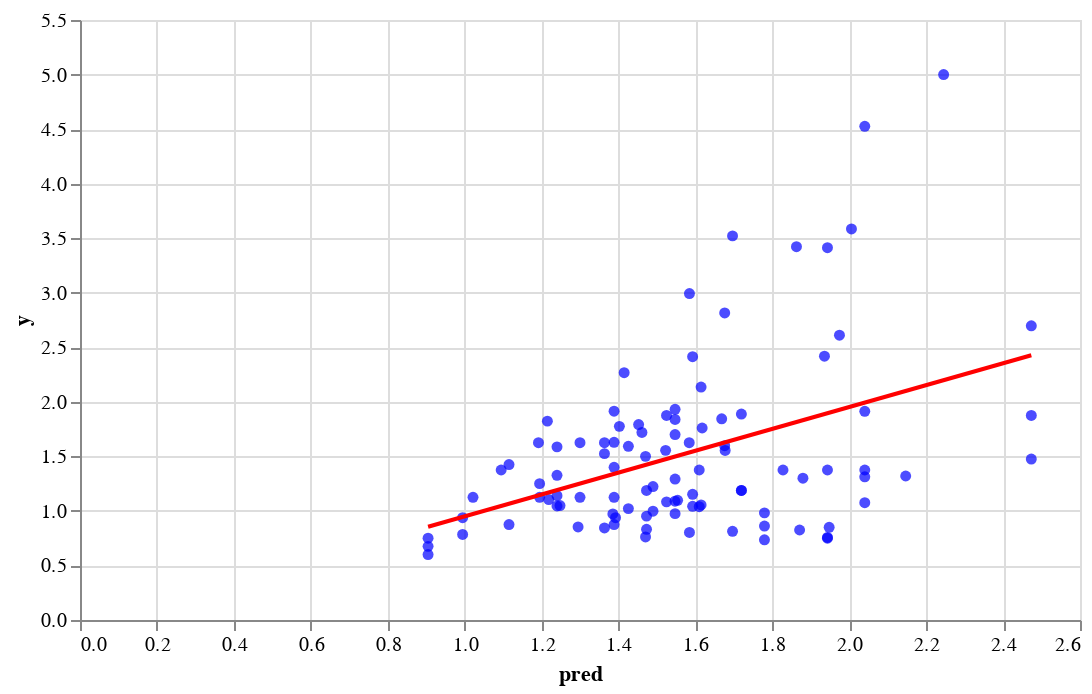

The cell this chart's notebook holds for it:
### Code cell
pred = mod.predict(X)

df = pl.DataFrame({'pred': pred, 'y': y})

scatter = alt.Chart(df).mark_circle(color='blue').encode(
    x='pred',
    y='y',
    tooltip=['pred', 'y']
).properties(width=500).interactive()

scatter + scatter.transform_regression('pred', 'y').mark_line(color='red')

### Figure 1 — Vega-Lite specification as saved in the notebook (floating-point values rounded to 4 significant figures)
{"config": {"view": {"continuousWidth": 300, "continuousHeight": 300}}, "layer": [{"mark": {"type": "circle", "color": "blue"}, "encoding": {"tooltip": [{"field": "pred", "type": "quantitative"}, {"field": "y", "type": "quantitative"}], "x": {"field": "pred", "type": "quantitative"}, "y": {"field": "y", "type": "quantitative"}}, "name": "view_8"}, {"mark": {"type": "line", "color": "red"}, "encoding": {"tooltip": [{"field": "pred", "type": "quantitative"}, {"field": "y", "type": "quantitative"}], "x": {"field": "pred", "type": "quantitative"}, "y": {"field": "y", "type": "quantitative"}}, "transform": [{"on": "pred", "regression": "y"}]}], "data": {"name": "data-55beb1bf9de5f383d74ed1c6bb161bd6"}, "params": [{"name": "param_17", "select": {"type": "interval", "encodings": ["x", "y"]}, "bind": "scales", "views": ["view_8"]}], "width": 500, "$schema": "https://vega.github.io/schema/vega-lite/v5.20.1.json", "datasets": {"data-55beb1bf9de5f383d74ed1c6bb161bd6": [{"pred": 2.04, "y": 4.526}, {"pred": 2.006, "y": 3.585}, {"pred": 1.697, "y": 3.521}, {"pred": 1.943, "y": 3.413}, {"pred": 1.863, "y": 3.422}, {"pred": 2.473, "y": 2.697}, {"pred": 1.585, "y": 2.992}, {"pred": 1.593, "y": 2.414}, {"pred": 1.415, "y": 2.267}, {"pred": 1.975, "y": 2.611}, {"pred": 1.676, "y": 2.815}, {"pred": 1.936, "y": 2.418}, {"pred": 1.615, "y": 2.135}, {"pred": 2.04, "y": 1.913}, {"pred": 1.426, "y": 1.592}, {"pred": 1.389, "y": 1.4}, {"pred": 1.364, "y": 1.525}, {"pred": 1.523, "y": 1.555}, {"pred": 1.24, "y": 1.587}, {"pred": 1.389, "y": 1.629}, {"pred": 2.473, "y": 1.475}, {"pred": 1.676, "y": 1.598}, {"pred": 1.24, "y": 1.139}, {"pred": 1.49, "y": 0.997}, {"pred": 1.24, "y": 1.326}, {"pred": 2.04, "y": 1.075}, {"pred": 0.9948, "y": 0.938}, {"pred": 1.615, "y": 1.055}, {"pred": 1.547, "y": 1.089}, {"pred": 2.147, "y": 1.32}, {"pred": 1.49, "y": 1.223}, {"pred": 1.593, "y": 1.152}, {"pred": 1.219, "y": 1.104}, {"pred": 1.248, "y": 1.049}, {"pred": 1.554, "y": 1.097}, {"pred": 1.385, "y": 0.972}, {"pred": 1.24, "y": 1.045}, {"pred": 1.61, "y": 1.039}, {"pred": 1.389, "y": 1.914}, {"pred": 1.618, "y": 1.76}, {"pred": 1.677, "y": 1.554}, {"pred": 1.47, "y": 1.5}, {"pred": 1.72, "y": 1.188}, {"pred": 1.72, "y": 1.888}, {"pred": 1.668, "y": 1.844}, {"pred": 1.215, "y": 1.823}, {"pred": 1.115, "y": 1.425}, {"pred": 1.943, "y": 1.375}, {"pred": 2.473, "y": 1.875}, {"pred": 1.389, "y": 1.125}, {"pred": 1.461, "y": 1.719}, {"pred": 1.392, "y": 0.938}, {"pred": 1.547, "y": 0.975}, {"pred": 1.593, "y": 1.042}, {"pred": 1.389, "y": 0.875}, {"pred": 1.473, "y": 0.831}, {"pred": 1.115, "y": 0.875}, {"pred": 1.295, "y": 0.853}, {"pred": 1.585, "y": 0.803}, {"pred": 0.905, "y": 0.6}, {"pred": 1.943, "y": 0.757}, {"pred": 0.905, "y": 0.75}, {"pred": 1.78, "y": 0.861}, {"pred": 1.47, "y": 0.761}, {"pred": 1.78, "y": 0.735}, {"pred": 0.9948, "y": 0.784}, {"pred": 1.364, "y": 0.844}, {"pred": 1.697, "y": 0.813}, {"pred": 1.948, "y": 0.85}, {"pred": 1.547, "y": 1.292}, {"pred": 1.871, "y": 0.825}, {"pred": 1.473, "y": 0.952}, {"pred": 1.943, "y": 0.75}, {"pred": 0.905, "y": 0.675}, {"pred": 1.828, "y": 1.375}, {"pred": 1.402, "y": 1.775}, {"pred": 1.426, "y": 1.021}, {"pred": 1.525, "y": 1.083}, {"pred": 1.022, "y": 1.125}, {"pred": 2.04, "y": 1.313}, {"pred": 1.192, "y": 1.625}, {"pred": 1.3, "y": 1.125}, {"pred": 1.195, "y": 1.125}, {"pred": 2.04, "y": 1.375}, {"pred": 1.72, "y": 1.188}, {"pred": 1.78, "y": 0.982}, {"pred": 1.473, "y": 1.188}, {"pred": 1.584, "y": 1.625}, {"pred": 1.095, "y": 1.375}, {"pred": 2.245, "y": 5.0}, {"pred": 1.364, "y": 1.625}, {"pred": 1.61, "y": 1.375}, {"pred": 1.3, "y": 1.625}, {"pred": 1.525, "y": 1.875}, {"pred": 1.452, "y": 1.792}, {"pred": 1.88, "y": 1.3}, {"pred": 1.547, "y": 1.838}, {"pred": 1.195, "y": 1.25}, {"pred": 1.547, "y": 1.7}, {"pred": 1.547, "y": 1.931}]}}
